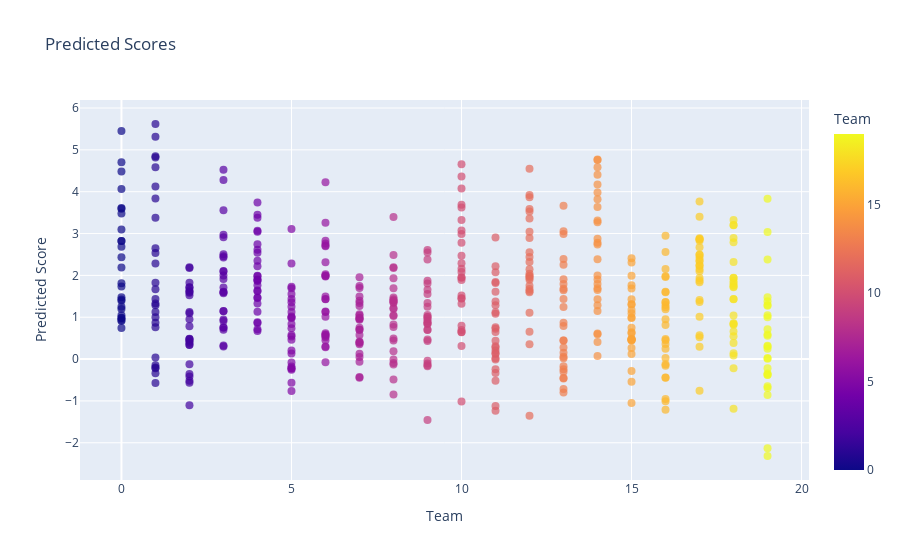

Notebook source saved alongside this figure:
### Code cell
with torch.no_grad():
    home_scores_pred, away_scores_pred = model(
        X_new_tensor, X_new_tensor[:, -2], X_new_tensor[:, -1]
    )

    home_scores_pred = home_scores_pred.squeeze().numpy()
    away_scores_pred = away_scores_pred.squeeze().numpy()

    home_teams = label_encoder.inverse_transform(new_data["home_team"])
    away_teams = label_encoder.inverse_transform(new_data["away_team"])

    df_home = pd.DataFrame(
        {
            "Team": home_teams,
            "Opponent": away_teams,
            "Predicted Score": home_scores_pred,
        }
    )

    df_away = pd.DataFrame(
        {
            "Team": away_teams,
            "Opponent": home_teams,
            "Predicted Score": away_scores_pred,
        }
    )

    df_all = pd.concat([df_home, df_away])

    fig = px.scatter(
        df_all,
        x="Team",
        y="Predicted Score",
        color="Team",
        title="Predicted Scores",
        hover_data=["Team", "Opponent"],
    )

    fig.update_traces(marker=dict(size=8, opacity=0.7), selector=dict(mode="markers"))
    fig.show()
    
    # fig2 = px.scatter(
    #     df_all,
    #     x="Team",
    #     y="Opponent",
    #     color="Team",
    #     title="Predicted Scores, Team against Team",
    #     hover_data=["Team", "Opponent", "Predicted Score"],
    # )

    # fig2.update_traces(marker=dict(size=8, opacity=0.7), selector=dict(mode="markers"))
    # fig2.show()

### Figure 1 — Plotly figure (JSON) as saved in the notebook; plotly's stock layout.template omitted (floating-point values rounded to 4 significant figures; data arrays with more than 128 entries replaced by an {"elided": "..."} marker saying what was removed)
{"data": [{"customdata": {"elided": "518x1 int values"}, "hovertemplate": "Team=%{marker.color}<br>Predicted Score=%{y}<br>Opponent=%{customdata[0]}<extra></extra>", "legendgroup": "", "marker": {"color": {"elided": "518 int values"}, "coloraxis": "coloraxis", "opacity": 0.7, "size": 8, "symbol": "circle"}, "mode": "markers", "name": "", "orientation": "v", "showlegend": false, "type": "scatter", "x": {"elided": "518 int values"}, "xaxis": "x", "y": {"elided": "518 float values"}, "yaxis": "y"}], "layout": {"coloraxis": {"colorbar": {"title": {"text": "Team"}}, "colorscale": [[0, "#0d0887"], [0.1111, "#46039f"], [0.2222, "#7201a8"], [0.3333, "#9c179e"], [0.4444, "#bd3786"], [0.5556, "#d8576b"], [0.6667, "#ed7953"], [0.7778, "#fb9f3a"], [0.8889, "#fdca26"], [1, "#f0f921"]]}, "legend": {"tracegroupgap": 0}, "title": {"text": "Predicted Scores"}, "xaxis": {"anchor": "y", "domain": [0, 1], "title": {"text": "Team"}}, "yaxis": {"anchor": "x", "domain": [0, 1], "title": {"text": "Predicted Score"}}}}
